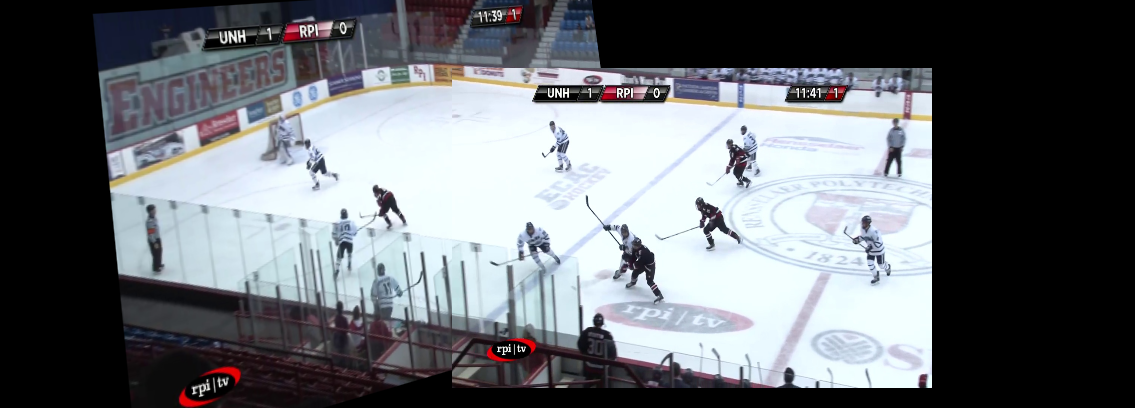
#> input picture code/research code/panorama/2_image_pano.png, 1135 x 408 px
$ python -i on_ice_blue_line.py   (imports and definitions only)   (older library calls are emulated)
#> lines starting #> are read from the running program, lines starting #| are printed output that depends on the picture; after the words box and inside, x2 and y2 are one past the last pixel; in counts of white or black regions, pixels touching at a corner belong together
#> further down, picture is the input picture: shape (408, 1135, 3); mean B, G, R 113.7, 109, 105.1
import cv2
import numpy as np

def define_lines(im,draw = False):
#> called with draw = False
  blue_lines = [None,None]
  hsv = cv2.cvtColor(im, cv2.COLOR_BGR2HSV)
#> hsv: shape (408, 1135, 3); mean H, S, V 68.4, 24.9, 115.5
  r,g,b,rng = (117,41,242,13)
  lower_range = np.array([r-rng, g-rng, b-rng], dtype=np.uint8)
  upper_range = np.array([r+rng, g+rng, b+rng], dtype=np.uint8)
  mask = cv2.inRange(hsv, lower_range, upper_range)
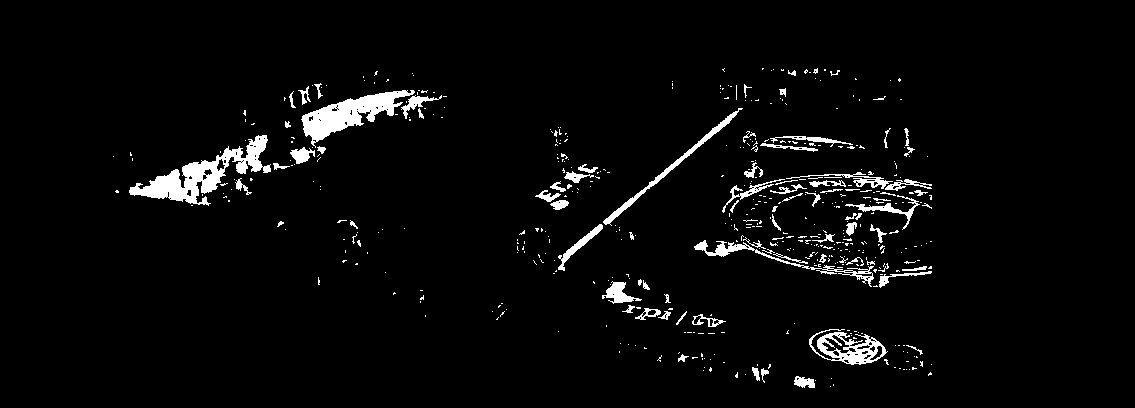
#> mask: shape (408, 1135); 3.6% white; 498 white regions (416 under 20 px), largest, box (x1, y1, x2, y2) and area: (129, 135, 271, 206) 3066, (301, 90, 415, 148) 2397, (809, 329, 888, 365) 1184
  #image, cnts, hier = cv2.findContours(mask.copy(), 1, 2)
  #edges = cv2.Canny(image,0,0,apertureSize = 5)
  edges = cv2.Canny(mask,0,0,apertureSize = 5)
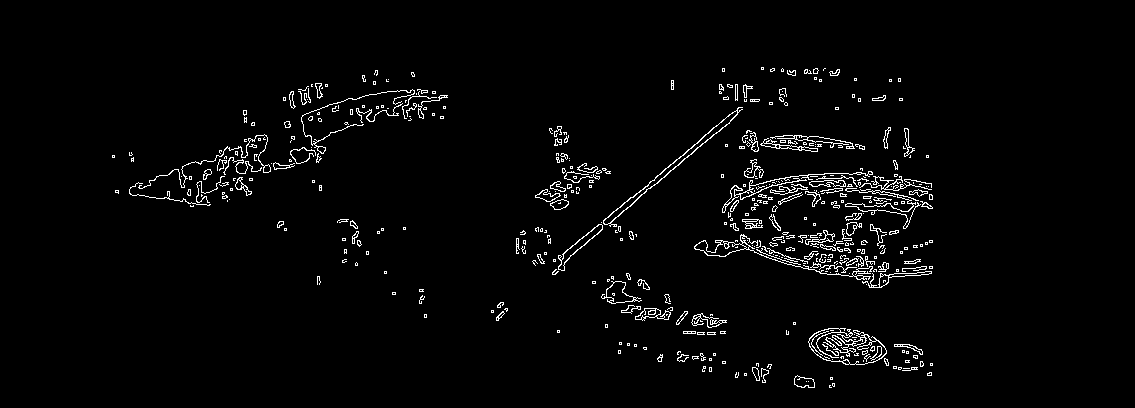
#> edges: shape (408, 1135); 2.6% white in thin lines or dots, all inside (x1, y1, x2, y2) = (112, 67, 933, 388)
  lines = cv2.HoughLines(edges,1,np.pi/180,140)
#> lines = [[562, 0.873], [557, 0.873]]
  radial = {}
  if(lines is not None):
    for line in lines:
      for rho,theta in line:
        radial.setdefault(theta,[]).append(rho)
#> this loop made 2 passes
#> after the loop, radial = {0.873: [562, 557]}

  if(len(radial.keys())>0):
    BLUE_RADIAN_THRESHOLD = 0.3

    left_blue = {theta: rhos for theta,rhos in radial.items() if (theta>(1 - BLUE_RADIAN_THRESHOLD/2) and theta<(1 + BLUE_RADIAN_THRESHOLD/2))}
#> left_blue = {0.873: [562, 557]}
    right_blue = {theta: rhos for theta,rhos in radial.items() if (theta>(2.77 - BLUE_RADIAN_THRESHOLD/2) and theta<(2.75 + BLUE_RADIAN_THRESHOLD/2))}
#> right_blue = 0 items
    left_duplicates = {theta: rhos for theta, rhos in left_blue.items() if len(rhos)==2}
#> left_duplicates = {0.873: [562, 557]}
    right_duplicates = {theta: rhos for theta, rhos in right_blue.items() if len(rhos)==2}
#> right_duplicates = 0 items

    if(len(left_duplicates.keys())==1):
      theta = list(left_duplicates.keys())[0] # bc its the only one
#> theta = 0.873
      blue_lines[0] = [theta,max(left_duplicates[theta])]
    if(len(right_duplicates.keys())==1):
      theta = list(right_duplicates.keys())[0] # bc its the only one
      blue_lines[1] = [theta,max(right_duplicates[theta])]

    if(blue_lines[0] == None and len(left_blue.keys())==1):
      theta = list(left_blue.keys())[0]
      blue_lines[0] = [theta,max(left_blue[theta])]
    if(blue_lines[1] == None and len(right_blue.keys())==1):
      theta = list(right_blue.keys())[0]
      blue_lines[1] = [theta,max(right_blue[theta])]

    if(blue_lines[0] == None and len(left_blue.keys())>0):
      theta = max(left_blue.keys())
      blue_lines[0] = [theta,max(left_blue[theta])]
    if(blue_lines[1] == None and len(right_blue.keys())>0):
      theta = max(right_blue.keys())
      blue_lines[1] = [theta,max(right_blue[theta])]

    # both blue lines are in view - need to check yellow line
    if(draw):
      for line in blue_lines:
        if(line!=None):
          theta,rho = line
          a = np.cos(theta)
          b = np.sin(theta)
          x0 = a*rho
          y0 = b*rho
          x1 = int(x0 + 1500*(-b))
          y1 = int(y0 + 1500*(a))
          x2 = int(x0 - 1500*(-b))
          y2 = int(y0 - 1500*(a))
          cv2.line(im,(x1,y1),(x2,y2),(0,0,255),2)

  return blue_lines

>>> import cv2
>>> picture = cv2.imread('../../research code/panorama/2_image_pano.png')
>>> result = define_lines(picture)
#> result = 2 items

$ run again, on code/research code/panorama/pano_from_scratch_v1.png
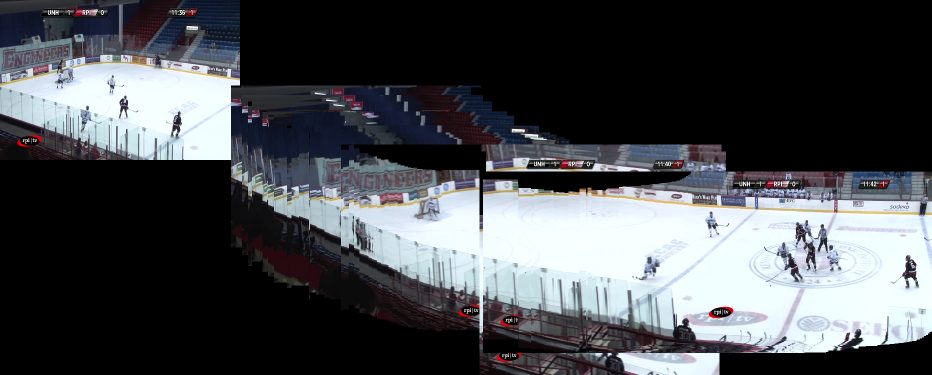
#> input picture code/research code/panorama/pano_from_scratch_v1.png, 1864 x 750 px (shown at 1/2 size)
#> picture is the input picture: shape (750, 1864, 3); mean B, G, R 79.7, 75.9, 73.2
#> hsv: shape (750, 1864, 3); mean H, S, V 55.2, 25.8, 81.2
#> in define_lines, `mask = cv2.inRange(hsv, lower_range, upper_range)`:
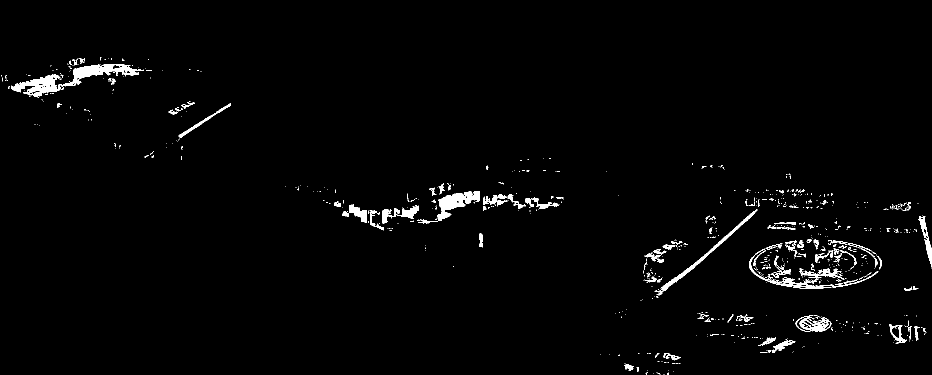
#> mask: shape (750, 1864) (shown at 1/2 size); 1.8% white; 857 white regions (738 under 20 px), largest, box (x1, y1, x2, y2) and area: (125, 128, 288, 174) 2384, (834, 382, 959, 447) 2192, (22, 148, 123, 194) 2058
#> in define_lines, `edges = cv2.Canny(mask,0,0,apertureSize = 5)`:
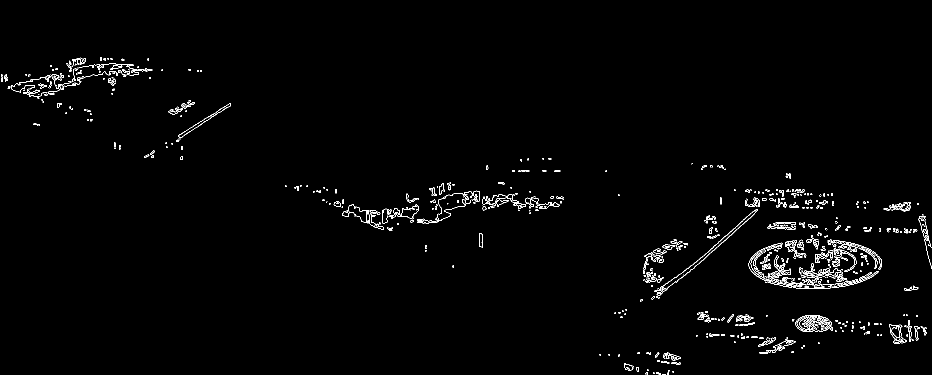
#> edges: shape (750, 1864) (shown at 1/2 size); 1.3% white in thin lines or dots, all inside (x1, y1, x2, y2) = (2, 114, 1864, 750)
#> lines = [[317, 1.71], [168, 1.8], [1321, 0.838], [143, 1.82], [337, 1.64], [333, 1.64], [302, 1.73], [121, 1.83]]
#> the loop in define_lines, `for line in lines:` made 8 passes
#> after the loop in define_lines, `for line in lines:`: radial = {1.71: [317], 1.8: [168], 0.838: [1321], 1.82: [143], 1.64: [337, 333], 1.73: [302], 1.83: [121]}
#> left_blue = 0 items
#> result = 2 items

$ run again, on code/research code/panorama/frame1094.jpg
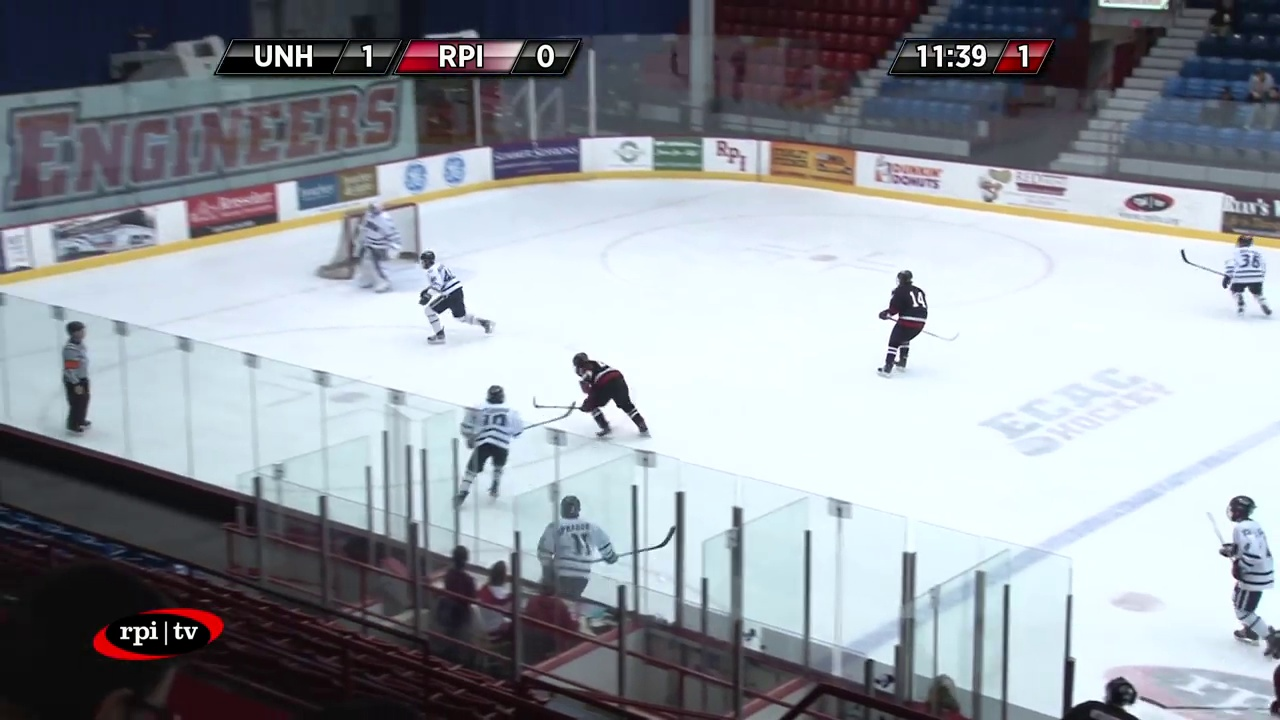
#> input picture code/research code/panorama/frame1094.jpg, 1280 x 720 px
#> picture is the input picture: shape (720, 1280, 3); mean B, G, R 160.8, 154, 148.3
#> hsv: shape (720, 1280, 3); mean H, S, V 106.3, 44.2, 164
#> in define_lines, `mask = cv2.inRange(hsv, lower_range, upper_range)`:
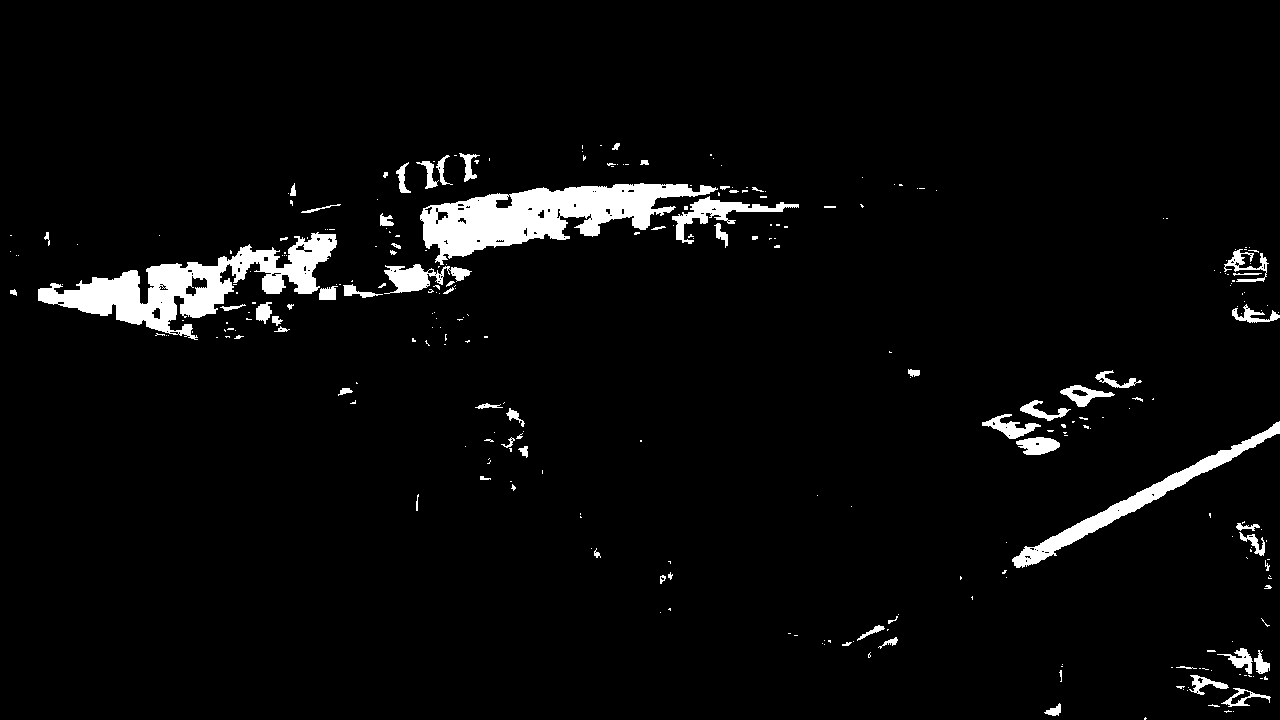
#> mask: shape (720, 1280); 4% white; 290 white regions (216 under 20 px), largest, box (x1, y1, x2, y2) and area: (420, 183, 718, 265) 10893, (38, 232, 337, 340) 10500, (1012, 421, 1280, 568) 3890
#> in define_lines, `edges = cv2.Canny(mask,0,0,apertureSize = 5)`:
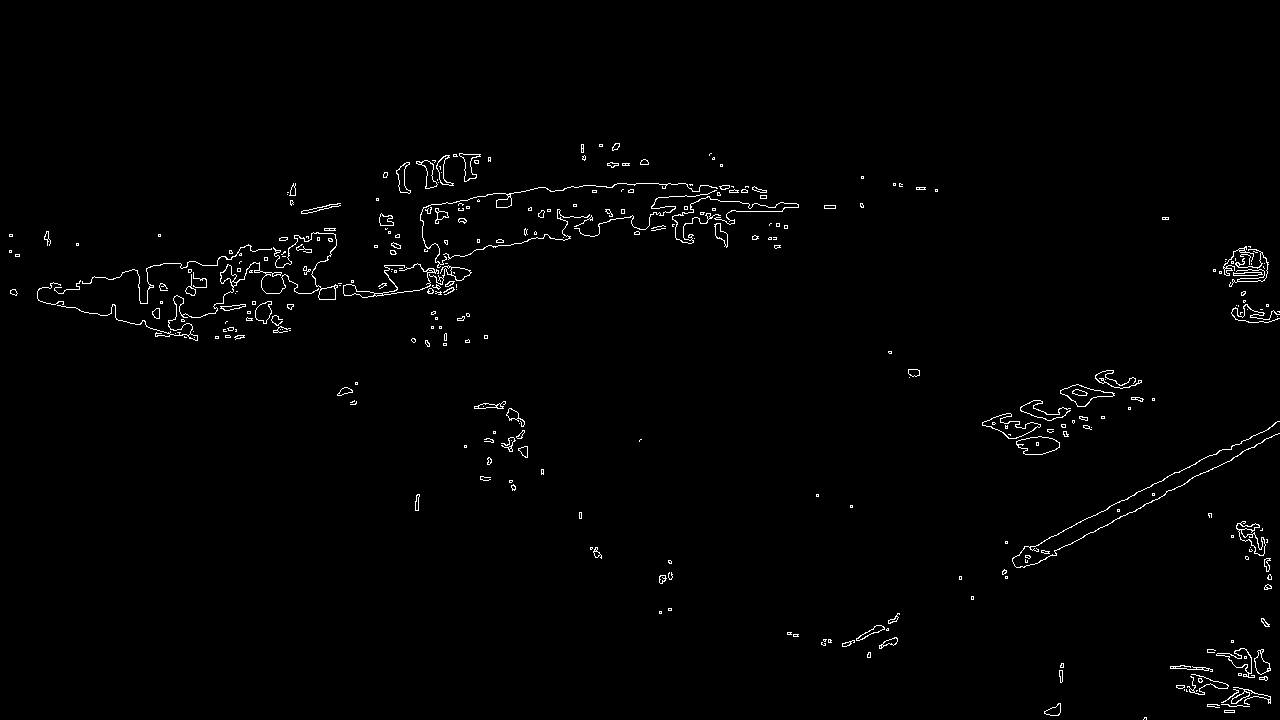
#> edges: shape (720, 1280); 1.2% white in thin lines or dots, all inside (x1, y1, x2, y2) = (9, 143, 1280, 720)
#> lines = [[955, 1.1], [353, 1.34]]
#> the loop in define_lines, `for line in lines:` made 2 passes
#> after the loop in define_lines, `for line in lines:`: radial = {1.1: [955], 1.34: [353]}
#> left_blue = {1.1: [955]}
#> right_blue = 0 items
#> theta = 1.1
#> result = 2 items
